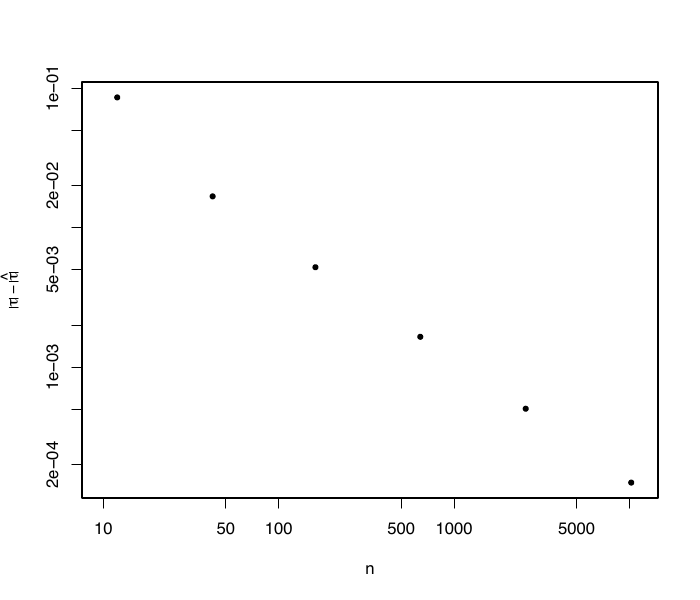

This figure's R source:
data = read.table("icosubdivision.dat")
pdf('icosubdivision.pdf', width=7.0, height=6.0)
par(mfrow=c(1,1))
plot(data$V1, data$V2, log="xy", pch=20, cex=1.0, xlim=c(10,11000), xlab=expression(n), ylab=expression(abs(tau)-hat(abs(tau))))
dev.off()